Frame 1 (no input): blank canvas, image omitted
Frame 60 (no input): blank canvas, image omitted
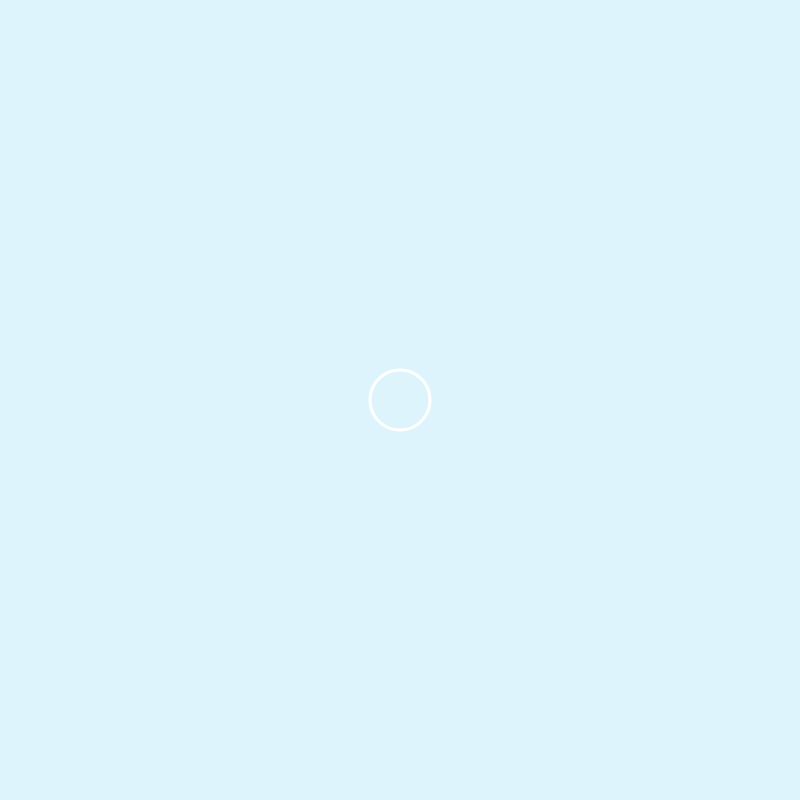
Frame 120 (the mouse pressed at the canvas centre since frame 60)

The p5.js sketch whose frames 1 and 60 were blank and that drew this single picture after the mouse press (run headless with seeded random() and noise() and a simulated clock; from frame 60 on, the mouse is pressed at the canvas centre):

// p5.js sketch
// ── sketch.js
let ripple_x = 0;

let ripple_y = 0;

let ripple_d = 50;

let ripplers = [];

class Rippler {
 constructor (x,y){
  this.x = x;
   
  this.y = y;
   
  this.d = 0;

 }
 
 draw(){
  this.d += 1;
   
  circle(this.x, this.y, this.d);
 } 

}

function setup() {
  
  createCanvas(800, 800);
}

function draw() {
  
  background(222, 244, 252);
  
  stroke("##2eeee1")
  
  strokeWeight(3);
  
  noFill();

  for (let i = 0; i < ripplers.length; i++){
  
  ripplers[i].draw();

  }

  //ripple_d += 1;
  
  //circle(ripple_x, ripple_y, ripple_d);
 
  //push();
  
  //fill("white");
  
  //strokeWeight(1);
  
  //textSize(50);
  
  //text("ripple_x " + ripple_x, 50, 50);
  
  //text("ripple_y " + ripple_y, 50, 100);
  
  //pop();
}

function mousePressed(){

  ripple_x = mouseX;
  
  ripple_y = mouseY;
  
  ripple_d = 0;



  ripplers.push(new Rippler(mouseX, mouseY));
}
